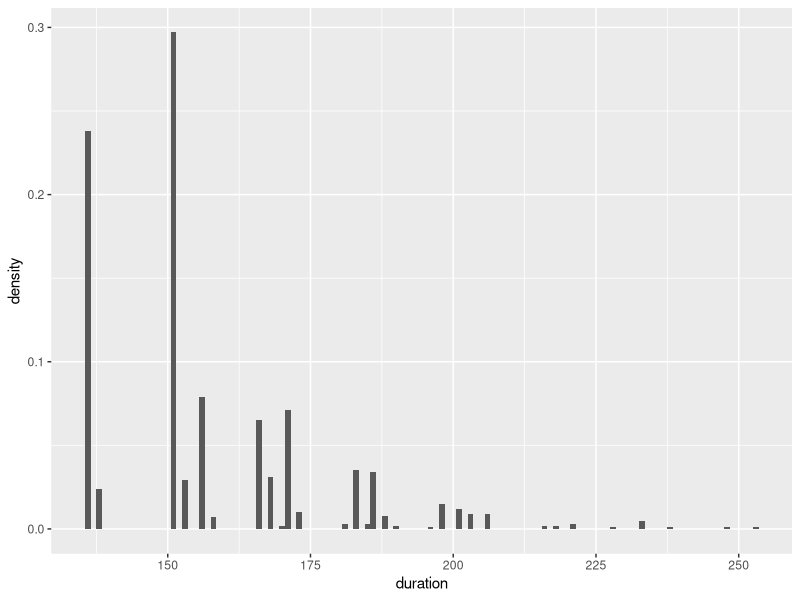
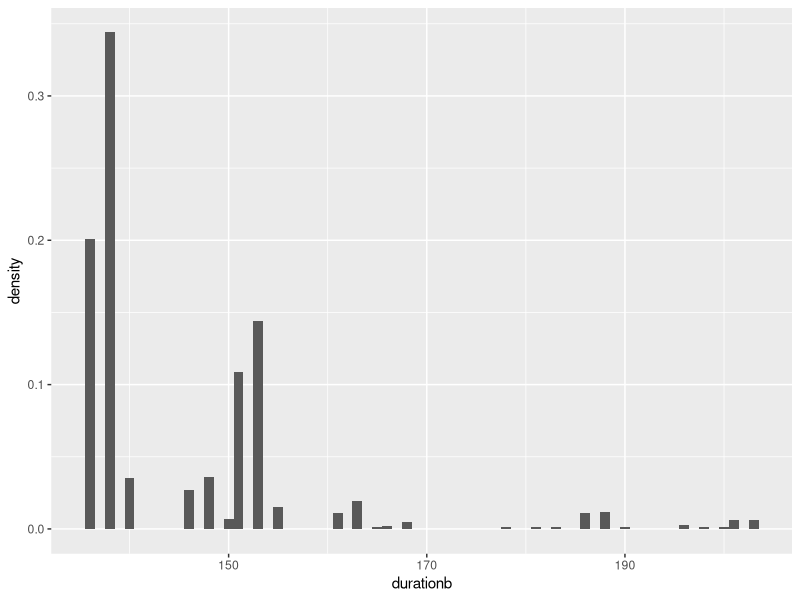

The R source for these figures, in order:
## ---- chunk 1
knitr::opts_chunk$set(echo = TRUE)
## ---- chunk 2
library(tidyverse)
## ---- chunk 3
#Proposed_completion_duration 
pcd<-ceiling(abs(rnorm(1,2,1))*100)
## ---- chunk 4
# Identification of Hazadours

Workers_injury<-rbinom(1,1,0.1)
safety_issue<-rbinom(1,1,0.01)
technique_issues <- rbinom(1,1,0.4)
weather <- rbinom(1,1,0.2)
material_supply <-rbinom(1,1,0.1)
project_modification<-rbinom(1,1,0.3)
contractor_finacial_issue<-rbinom(1,1,0.005)

time_delay<-c(2,30,15,20,32,15,50)

# Put parameters into a vector
par<-c(Workers_injury, safety_issue,technique_issues,weather,material_supply,project_modification,contractor_finacial_issue)

#Function to get overall implenmentation duration
project_duration <-function(pcd,par,time_delay){
  overall_delay<- pcd+par%*%time_delay
  overall_delay
}

project_duration(pcd=pcd,par=par,time_delay=time_delay)

pessimistic <- pcd+sum(time_delay)

optimistic <- pcd
## ---- chunk 5
pars<-rerun(1000,c(rbinom(1,1,0.1),rbinom(1,1,0.01),rbinom(1,1,0.4),rbinom(1,1,0.2),rbinom(1,1,0.1),rbinom(1,1,0.3),rbinom(1,1,0.05)))

project_duration1<-function(par){
  time_delay<-c(2,30,15,20,32,15,50)
  overall_delay<- pcd+par%*%time_delay
  overall_delay
}

duration<-map(pars, project_duration1)%>%flatten_dbl()

average_duration<-mean(duration)


# Expected comletion duration
exp_value<-(optimistic+pessimistic+4*ceiling(average_duration))/6

#Slack
slack<-10

#Extended date

exp_date<-exp_value+slack
exp_date
# Variance
var<- ((pessimistic-optimistic)/6)^2

ggplot(mapping = aes(x = duration)) +
  geom_histogram(aes(y = stat(density)), binwidth = 1)+geom_line(x=exp_value)

#Probability to finish project before Expected date
prob<-sum(duration<exp_value)/1000

prob
## ---- chunk 6
#Proposed_completion_duration 
pcdb<-ceiling(abs(rnorm(1,1,1))*100)
## ---- chunk 7
# Identification of Hazadours

Workers_injuryb<-rbinom(1,1,0.1)
safety_issueb<-rbinom(1,1,0.01)
technique_issuesb <- rbinom(1,1,0.6)
material_supplyb <-rbinom(1,1,0.1)
project_modificationb<-rbinom(1,1,0.3)
contractor_finacial_issueb<-rbinom(1,1,0.005)

time_delayb<-c(2,30,2,10,15,50)

# Put parameters into a vector
parb<-c(Workers_injuryb, safety_issueb,technique_issuesb,material_supplyb,project_modificationb,contractor_finacial_issueb)

#Function to get overall implenmentation duration
projectb_durationb <-function(pcd,par,time_delay){
  overall_delay<- pcd+par%*%time_delay
  overall_delay
}

projectb_durationb(pcd=pcdb,par=parb,time_delay=time_delayb)

pessimisticb <- pcd+sum(time_delay)

optimisticb <- pcd
## ---- chunk 8
parsb<-rerun(1000,c(rbinom(1,1,0.1),rbinom(1,1,0.01),rbinom(1,1,0.6),rbinom(1,1,0.1),rbinom(1,1,0.3),rbinom(1,1,0.05)))

project_duration1b<-function(par){
  time_delayb<-c(2,30,2,10,15,50)
  overall_delay<- pcd+par%*%time_delayb
  overall_delay
}

durationb<-map(parsb, project_duration1b)%>%flatten_dbl()

average_durationb<-mean(durationb)


# Expected comletion duration
exp_valueb<-(optimisticb+pessimisticb+4*ceiling(average_durationb))/6

#Slack
slackb<-10

#Extended date

exp_dateb<-exp_valueb+slackb
exp_dateb
# Variance
varb<- ((pessimisticb-optimisticb)/6)^2

ggplot(mapping = aes(x = durationb)) +
  geom_histogram(aes(y = stat(density)), binwidth = 1)+geom_line(x=exp_valueb)

#Probability to finish project before Expected date
probb<-sum(durationb<exp_valueb)/1000

probb
